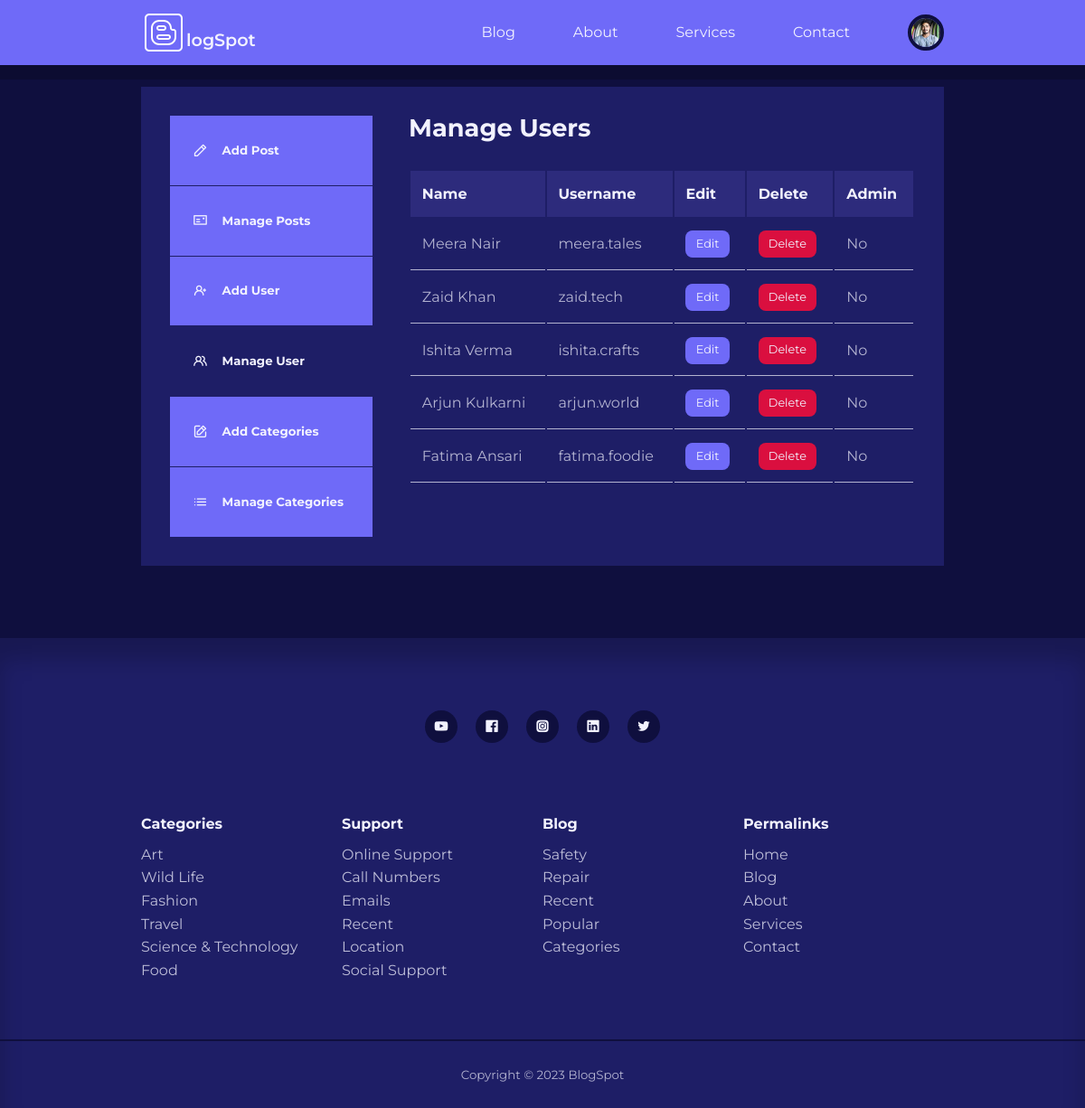
The page /admin/manage-users.php (signed in) on the database its author committed.
### tables this page shows
CREATE TABLE `users` (
  `id` int(11) UNSIGNED NOT NULL,
  `firstname` varchar(50) NOT NULL,
  `lastname` varchar(50) NOT NULL,
  `username` varchar(50) NOT NULL,
  `email` varchar(100) NOT NULL,
  `password` varchar(255) NOT NULL,
  `avatar` varchar(255) NOT NULL,
  `admin` tinyint(1) NOT NULL
);

### admin/partial/header.php (called while the page is built, shortened)
<?php
require '../partials/header.php';
?>

### admin/manage-users.php (the view, shortened to what this page needs)
<?php
include 'partial/header.php';
$current_admin_id = $_SESSION['user-id'];
$query = "SELECT * FROM users WHERE NOT ID=$current_admin_id";
$users = mysqli_query($connection, $query);
?>
<section class="dashboard">
<div class="container dashboard__container">
        <aside>
            <ul>
                <li>
                    <a href="add-post.php"><i class="uil uil-pen"></i>
                        <h5>Add Post</h5>
                    </a>
                </li>
                <li>
                    <a href="index.php"><i class="uil uil-postcard"></i>
                        <h5>Manage Posts</h5>
                    </a>
                </li>
                <?php if(isset($_SESSION['user_is_admin'])) :?>
                <li>
                    <a href="add-user.php"><i class="uil uil-user-plus"></i>
                        <h5>Add User</h5>
                    </a>
                </li>
                <li>
                    <a href="manage-users.php" class="active"><i class="uil uil-users-alt"></i>
                        <h5>Manage User</h5>
                    </a>
                </li>
                <li>
                    <a href="add-category.php"><i class="uil uil-edit"></i>
                        <h5>Add Categories</h5>
                    </a>
                </li>
                <li>
                    <a href="manage-categories.php"><i class="uil uil-list-ul"></i>
                        <h5>Manage Categories</h5>
                    </a>
                </li>
                <?php endif ?>
            </ul>
        </aside>
        <main>
            <h2>Manage Users</h2>
            <?php if(mysqli_num_rows($users) > 0) : ?>
            <table>
                <thead>
                    <tr>
                        <th>Name</th>
                        <th>Username</th>
                        <th>Edit</th>
                        <th>Delete</th>
                        <th>Admin</th>
                    </tr>
                </thead>
                <tbody>
                    <?php while($user = mysqli_fetch_assoc($users)) : ?>
                    <tr>
                        <td><?= "{$user['firstname']} {$user['lastname']}" ?></td>
                        <td><?= $user['username'] ?></td>
                        <td><a href="<?= ROOT_URL ?>admin/edit-user.php?id=<?= $user['id']?>" class="btn sm">Edit</a></td>
                        <td><a href="<?= ROOT_URL ?>admin/delete-user.php?id=<?= $user['id']?>" class="btn sm danger">Delete</a></td>
                        <td><?= $user['admin'] ? 'Yes' : 'No' ?></td>
                    </tr>
                    <?php endwhile ?>
                </tbody>
            </table>
            <?php else : ?>
                <div class="alert__message error"><?= "No users found" ?></div>
                <?php endif ; ?>
            </main>
    </div>
</section>
<?php
include '../partials/footer.php'
?>

### partials/header.php (shortened to what this page needs)
<?php
require 'config/database.php';
if(isset($_SESSION['user-id'])) {
    $id = filter_var($_SESSION['user-id'], FILTER_SANITIZE_NUMBER_INT);
    $query = "SELECT avatar FROM users WHERE id=$id";
    $result = mysqli_query($connection, $query);
    $avatar = mysqli_fetch_assoc($result);
}
?>
<!DOCTYPE html>
<html lang="en">
<head>
  <link rel="stylesheet" href="<?= ROOT_URL ?>css/styles.css">
  <link rel="stylesheet" href="https://unicons.iconscout.com/release/v4.0.8/css/line.css">
</head>
<body>
    <nav>
        <div class="container nav__container">
            <a href="<?= ROOT_URL ?>" class="nav__logo">logSpot</a>
            <ul class="nav__items">
                <li><a href="<?= ROOT_URL ?>blog.php">Blog</a></li>
                <li><a href="<?= ROOT_URL ?>about.php">About</a></li>
                <li><a href="<?= ROOT_URL ?>services.php">Services</a></li>
                <li><a href="<?= ROOT_URL ?>contact.php">Contact</a></li>
                <?php if(isset($_SESSION['user-id'])) :?>
                <li class="nav__profile">
                    <div class="avatar">
                    <img src="<?= ROOT_URL ?>images/<?= $avatar['avatar'] ?>">
                    </div>
                </li>
                <?php else :?>
                <li><a href="<?= ROOT_URL ?>signin.php">Signin</a></li>
                <?php endif ?>
            </ul>
        </div>
    </nav>

### css/styles.css (style rules this page uses)
:root { --color-primary: #6f6af8; --color-primary-light: hsl(242, 91%, 69%, 18%); --color-primary-variant: #5854c7; --color-red: #da0f3f; --color-red-light: hsl(346, 87%, 46%, 15%); --color-green: #00c476; --color-green-light: hsl(156, 100%, 38%, 15%); --color-gray-900: #1e1e66; --color-gray-700: #2d2b7c; --color-gray-300: rgba(242, 242, 254, 0.3); --color-gray-200: rgba(242, 242, 254, 0.7); --color-white: #f2f2fe; --color-bg: #0f0f3e; --transition: all 300ms ease; --container-width-lg: 74%; --container-width-md: 88%; --form-width: 50%; --card-border-radius-1: 0.3rem; --card-border-radius-2: 0.5rem; --card-border-radius-3: 0.8rem; --card-border-radius-4: 2rem; --card-border-radius-5: 5rem; }
* { margin: 0; padding: 0; outline: 0; border: 0; appearance: none; list-style: none; text-decoration: none; box-sizing: border-box; }
body { font-family: 'Montserrat', sans-serif; line-height: 1.6; color: var(--color-gray-200); overflow-x: hidden; background: var(--color-bg); font-size: 1rem; }
.container { width: var(--container-width-lg); max-width: 1800px; margin-inline: auto; }
section { margin-top: 3rem; width: 100vw; }
h1, h2, h3, h4, h5 { color: var(--color-white); line-height: 1.3; }
h2 { font-size: 1.7rem; margin: 1rem 0; }
a { color: var(--color-white); transition: var(--transition); font-size: 1rem; }
img { display: block; width: 100%; object-fit: cover; }
nav { background: var(--color-primary); width: 100vw; height: 4.5rem; position: fixed; top: 0; z-index: 10; box-shadow: 0 1rem rgba(0 , 0, 0, 0.2); }
.nav__container { height: 100%; display: flex; align-items: center; justify-content: space-between; }
.avatar { width: 2.5rem; height: 2.5rem; border-radius: 50%; overflow: hidden; border: 0.3rem solid var(--color-bg); }
.nav__logo { font-weight: 600; font-size: 1.2rem; height: 50px; }
a.nav__logo svg { margin-bottom: -10px; }
.nav__items { display: flex; align-items: center; gap: 4rem; }
.nav__profile { position: relative; cursor: pointer; }
.btn { display: inline-block; width: fit-content; padding: 0.6rem 1.2rem; background-color: var(--color-primary); border-radius: var(--card-border-radius-2); cursor: pointer; transition: var(--transition); color: var(--color-white); }
.btn.sm { padding: 0.3rem 0.7rem; font-size: 0.8rem; }
.btn.danger { background: var(--color-red); }
.dashboard { margin-top: 6rem; }
.dashboard__container { display: grid; grid-template-columns: 14rem auto; gap: 1rem; background: var(--color-gray-900); padding: 2rem; margin-bottom: 5rem; }
.dashboard aside a { background-color: var(--color-primary); display: flex; gap: 1rem; align-items: center; padding: 1.6rem; }
.dashboard aside ul li:not(:last-child) a { border-bottom: 1px solid var(--color-gray-900); }
.dashboard aside a.active { background-color: var(--color-gray-900); }
.dashboard main { margin-left: 1.5rem; }
.dashboard main h2 { margin: 0 0 2rem 0; line-height: 1; }
.dashboard main table { width: 100%; text-align: left; }
.dashboard main table th { background: var(--color-gray-700); padding: 0.8rem; color: var(--color-white); }
.dashboard main table td { padding: 0.8rem; border-bottom: 1px solid var(--color-gray-200); }

### rows shown on the page
users: avatar (picture)
users: firstname "Meera", lastname "Nair", username "meera.tales", admin "No"
users: firstname "Zaid", lastname "Khan", username "zaid.tech", admin "No"
users: firstname "Ishita", lastname "Verma", username "ishita.crafts", admin "No"
users: firstname "Arjun", lastname "Kulkarni", username "arjun.world", admin "No"
users: firstname "Fatima", lastname "Ansari", username "fatima.foodie", admin "No"
